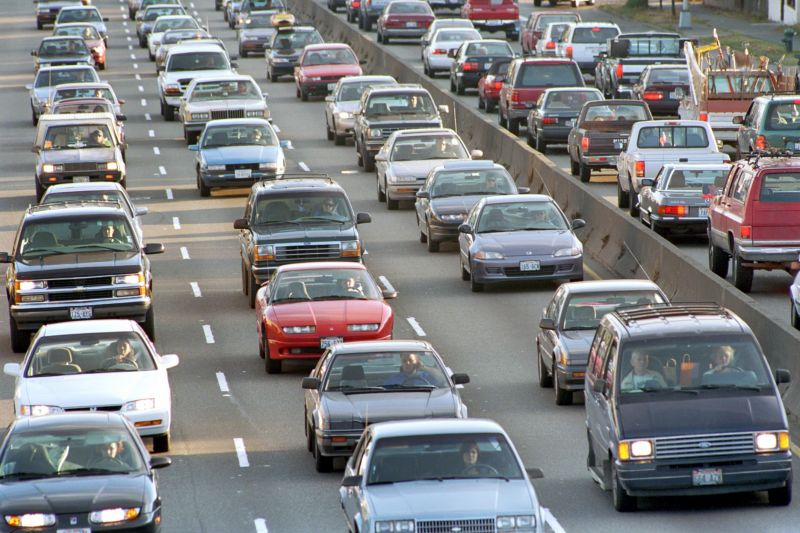
#> input picture images/cars.jpg, 800 x 533 px, given in place of the camera
$ python cannyTest.py
#> lines starting #> are read from the running program, lines starting #| are printed output that depends on the picture; after the words box and inside, x2 and y2 are one past the last pixel; in counts of white or black regions, pixels touching at a corner belong together
import cv2
import numpy as np
video = cv2.VideoCapture(2)
while True:
    ret, orig_frame = video.read()
#> orig_frame is the input picture: shape (533, 800, 3); mean B, G, R 128, 126, 124.8
    if not ret:
        video = cv2.VideoCapture(2)
        continue
    frame = cv2.GaussianBlur(orig_frame, (5, 5), 0)

    hsv = cv2.cvtColor(frame, cv2.COLOR_BGR2HSV)
#> hsv: shape (533, 800, 3); mean H, S, V 77, 38.6, 135.9
    low_yellow = np.array([18, 94, 140])
    up_yellow = np.array([48, 255, 255])
    mask = cv2.inRange(hsv, low_yellow, up_yellow)
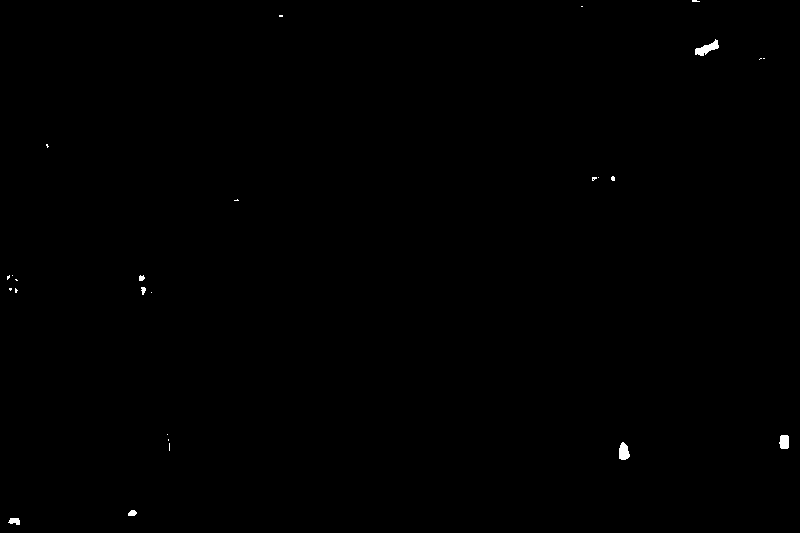
#> mask: shape (533, 800); 0.17% white; 26 white regions (19 under 20 px), largest, box (x1, y1, x2, y2) and area: (695, 39, 719, 56) 187, (619, 442, 630, 460) 148, (779, 435, 789, 449) 124

    edges = cv2.Canny(mask, 75, 150)
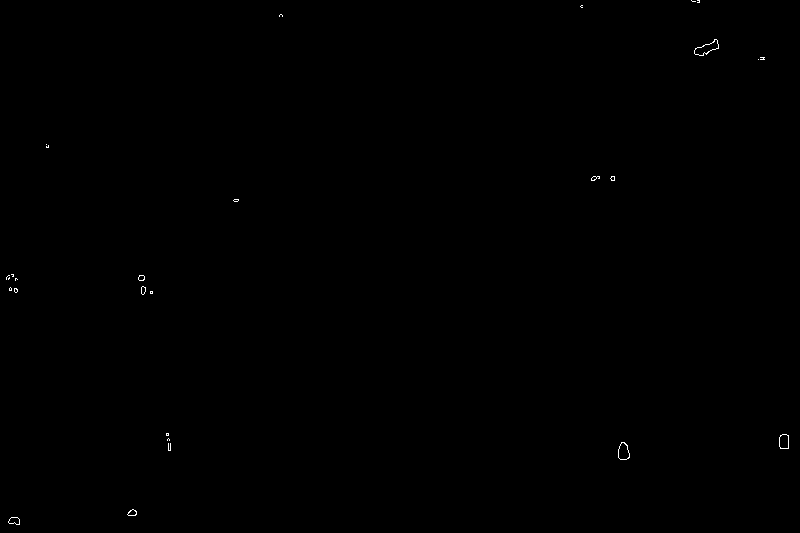
#> edges: shape (533, 800); 0.1% white in thin lines or dots
    lines = cv2.HoughLinesP(edges, 1, np.pi/180, 50, maxLineGap=50)
#> lines = None
    if lines is not None:
        for line in lines:
            x1, y1, x2, y2 = line[0]
            cv2.line(frame, (x1, y1), (x2, y2), (0, 255, 0), 5)

    cv2.imshow("frame", frame)
    cv2.imshow("edges", edges)
    key = cv2.waitKey(1)
#> (key Esc is pressed here)
    if key == 27:
        break
video.release()
cv2.destroyAllWindows()

$ run again, on images/clear.jpg
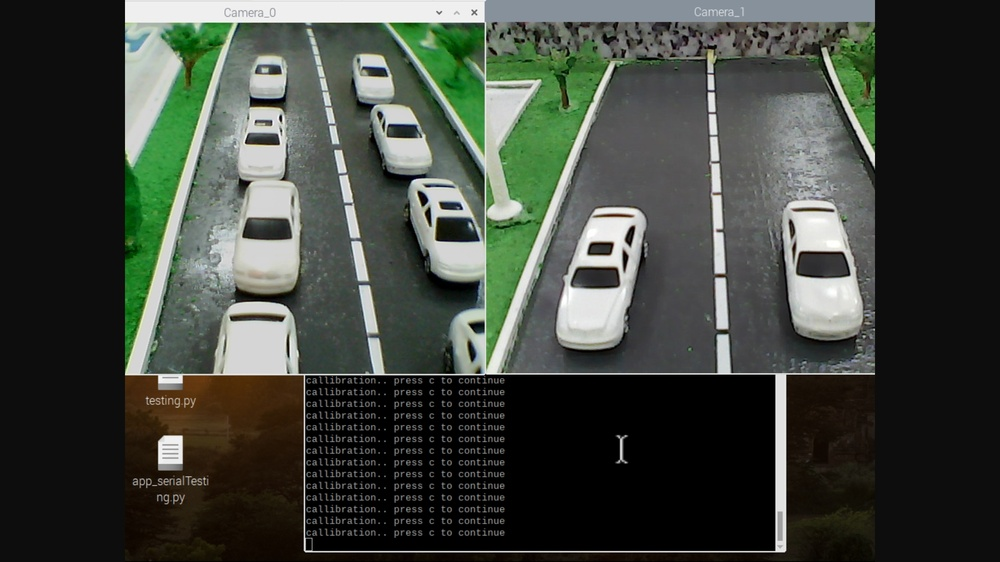
#> input picture images/clear.jpg, 1000 x 562 px, shrunk from 1920 x 1080 before the run, given in place of the camera
#> orig_frame is the input picture: shape (562, 1000, 3); mean B, G, R 62.5, 70.4, 65
#> hsv: shape (562, 1000, 3); mean H, S, V 38.6, 40.5, 72.1
#> `mask = cv2.inRange(hsv, low_yellow, up_yellow)`:
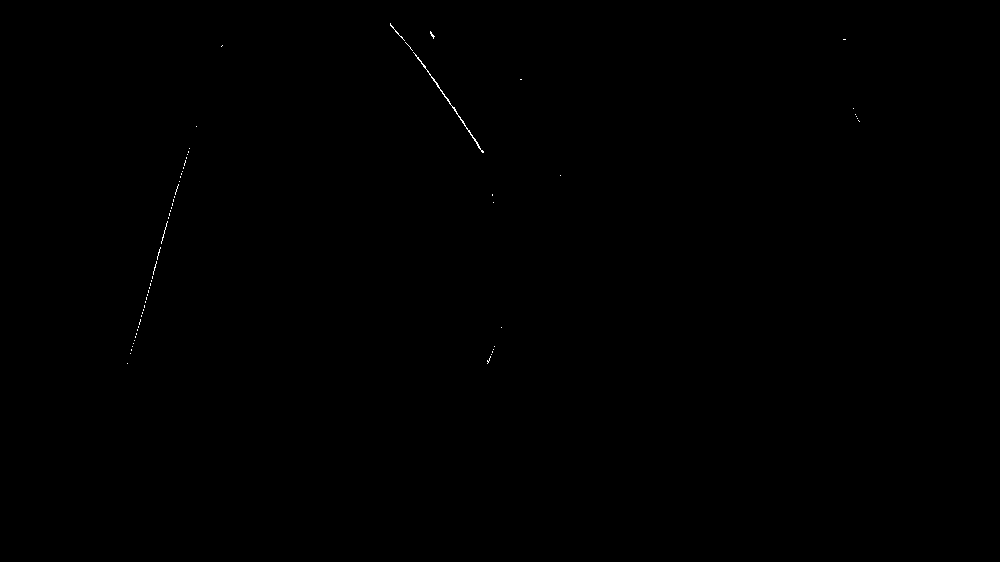
#> mask: shape (562, 1000); 0.07% white in thin lines or dots, all inside (x1, y1, x2, y2) = (127, 23, 860, 364)
#> edges: shape (562, 1000); 0.12% white in thin lines or dots, all inside (x1, y1, x2, y2) = (126, 22, 859, 365)
#> lines = [[128, 364, 196, 125], [126, 364, 188, 147], [395, 28, 481, 150], [408, 43, 483, 150]]
#> the loop `for line in lines:` made 4 passes
#> after the loop `for line in lines:`:
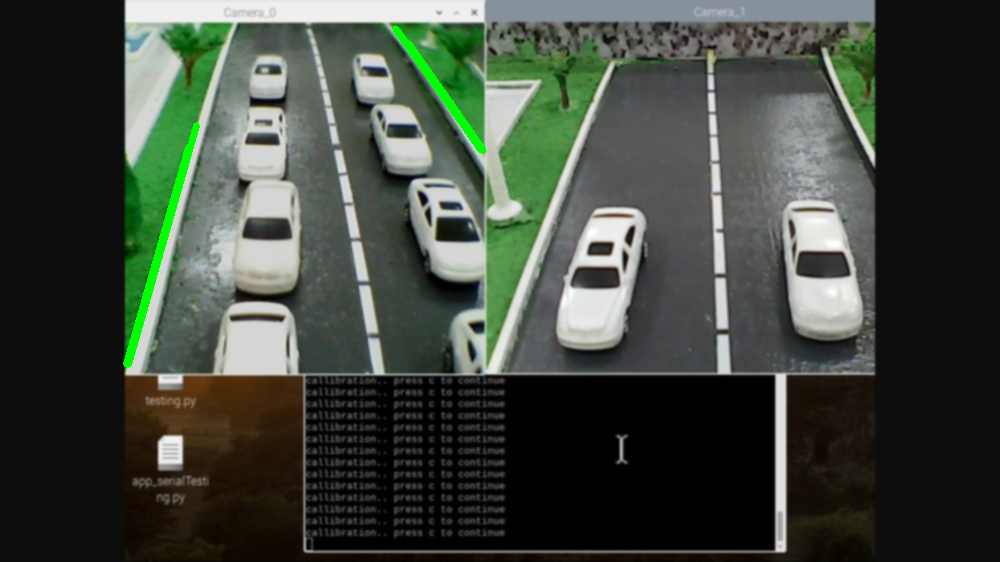
#> frame: shape (562, 1000, 3); mean B, G, R 61.8, 71, 64.2
